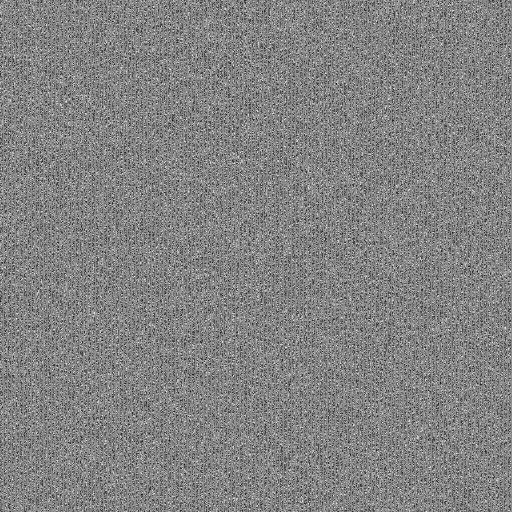
#> input picture PUF's/DataBase/compared.png, 1024 x 1024 px, given as the content of the folder C:/Users/asus/PycharmProjects/ORB1/SpeedTest, which was not available (shown at 1/2 size)
$ python recon.py
#> lines starting #> are read from the running program, lines starting #| are printed output that depends on the picture; pictures that were not available may be replaced by others from this repository, and a replacement may not be noted
import os
from os import listdir
from os.path import isfile, join
import cv2
from matplotlib import pyplot as plt
from scipy import ndimage
import time
import csv

def plot(image1, image2, image3):
    fig = plt.figure(figsize=(9, 6))
    plt.subplots_adjust(wspace=0.25, hspace=0.25)
    plt.axis('off')
    fig.suptitle('' + numb1 + '+' + numb2 + 'Matches')

    sub1 = fig.add_subplot(2, 2, (3, 4))  # two rows, two columns, fist cell
    plt.annotate('ORB Aplicado', xy=(0.5, -0.5), va='center', ha='center', weight='bold', fontsize=10)
    plt.axis('off')
    sub1.imshow(image1)

    # Create second axes, the top-left plot with orange plot
    sub2 = fig.add_subplot(2, 2, 2)  # two rows, two columns, second cell
    plt.annotate('Rotação Aplicada', xy=(0.5, -0.5), va='center', ha='center', weight='bold', fontsize=10)
    plt.axis('off')
    sub2.imshow(image3)

    # Create third axes, a combination of third and fourth cell
    sub3 = fig.add_subplot(2, 2, 1)  # two rows, two colums, combined third and fourth cell
    plt.annotate('Imagem Inicial', xy=(0.5, -0.5), va='center', ha='center', weight='bold', fontsize=10)
    plt.axis('off')
    sub3.imshow(image2)


def points(image1, image2):
    query_img = cv2.imread(image1)
#> query_img is the input picture: shape (1024, 1024, 3); min 0, max 255, mean 130.2
    train_img = cv2.imread(image2)

    query_img_bw = cv2.cvtColor(query_img, cv2.COLOR_BGR2GRAY)
    train_img_bw = cv2.cvtColor(train_img, cv2.COLOR_BGR2GRAY)

    # Initialize the ORB detector algorithm
    sift = cv2.ORB_create()

    # Now detect the keypoints and compute
    # the descriptors for the query image
    # and train image
    queryKeypoints, queryDescriptors = sift.detectAndCompute(query_img_bw, None)
#> queryKeypoints = 500 keypoints; strongest (x, y, size): (458, 60, 31), (947, 84, 31), (818, 684, 31), (451, 246, 31)
    trainKeypoints, trainDescriptors = sift.detectAndCompute(train_img_bw, None)
#> trainKeypoints has the same summary as queryKeypoints

    # Initialize the Matcher for matching
    # the keypoints and then match the
    # keypoints
    matcher = cv2.BFMatcher()
    matches = matcher.match(queryDescriptors, trainDescriptors)
#> matches = 500 matches
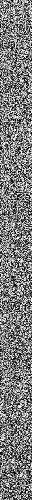
#> queryDescriptors: shape (500, 32); min 0, max 255, mean 124.5

    # draw the matches to the final image
    # containing both the images the drawMatches()
    # function takes both images and keypoints
    # and outputs the matched query image with
    # its train image
    final_img = cv2.drawMatches(query_img, queryKeypoints,
                                train_img, trainKeypoints, matches[:20], None)
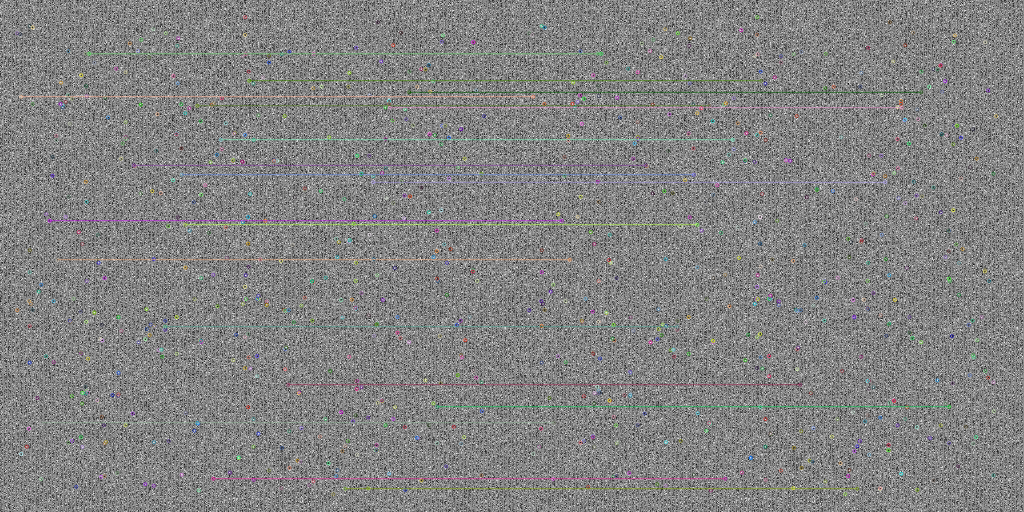
#> final_img: shape (1024, 2048, 3) (shown at 1/2 size); mean B, G, R 130.1, 130.4, 130.3

    features = sift.detect(query_img, None)
#> features has the same summary as queryKeypoints
    final_img_des = cv2.drawKeypoints(query_img, features, None, color=(0, 255, 0), flags=0)
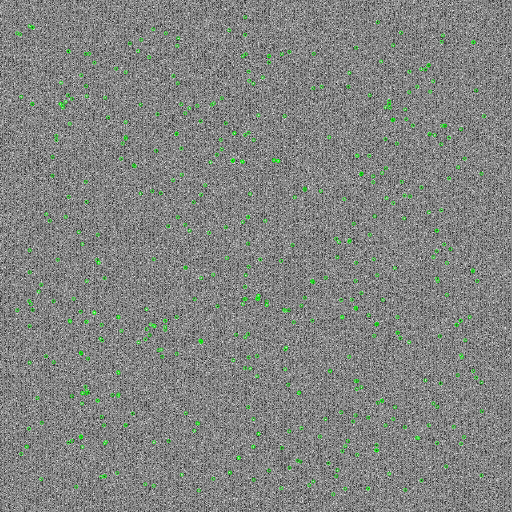
#> final_img_des: shape (1024, 1024, 3) (shown at 1/2 size); mean B, G, R 128.9, 131.4, 128.9

    final_img = cv2.resize(final_img, (1000, 500))
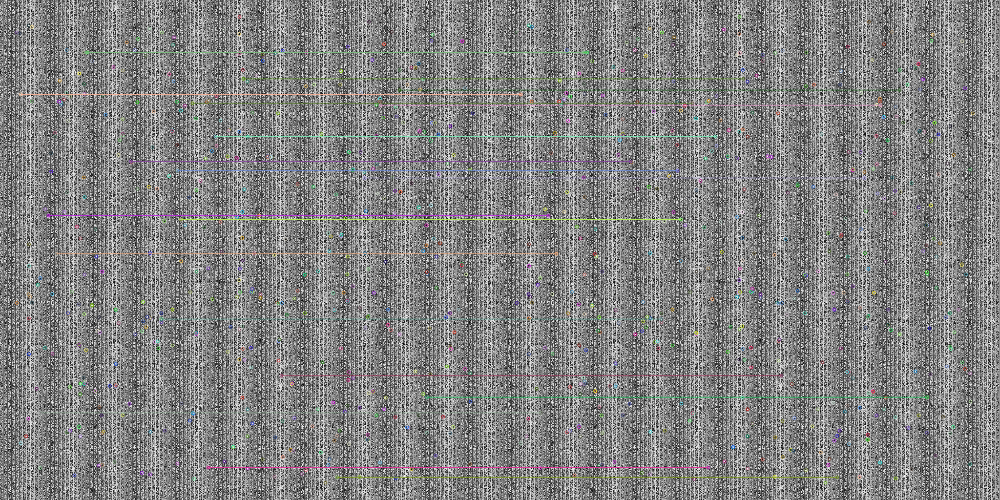
#> final_img: shape (500, 1000, 3); mean B, G, R 130, 130.2, 130.2

    lista1 = [queryKeypoints[matches.queryIdx].pt for matches in matches]
#> lista1 = 500 pairs, first value 34 to 967.7, second value 34 to 988
    lista2 = [trainKeypoints[matches.trainIdx].pt for matches in matches]
#> lista2 has the same summary as lista1

    # lista1, lista2 = getpoints(matches, queryKeypoints, trainKeypoints)
    # Show the final image
    # cv2.imshow("Matches", final_img)

    # Imagem tratada
    angles = [queryKeypoints[i].angle for i in range(len(queryKeypoints))]
#> angles = 500 values, max 360 at index 314, min 0.2 at index 282, mean 187.8
    rotated_img = ndimage.rotate(train_img, sum(angles) / len(angles), reshape=False)
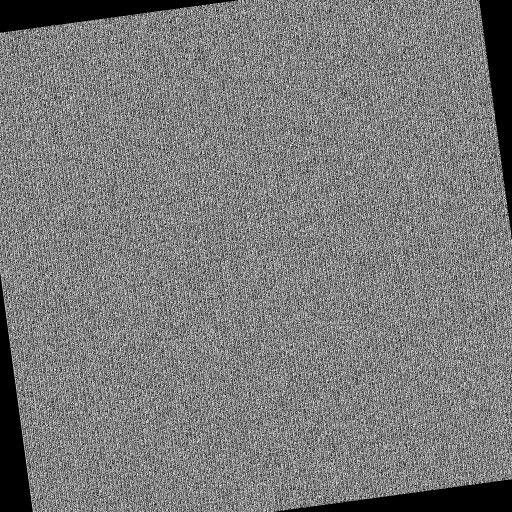
#> rotated_img: shape (1024, 1024, 3) (shown at 1/2 size); min 0, max 255, mean 122.4

    plot(final_img, train_img, rotated_img)

    os.chdir('C:/Users/asus/PycharmProjects/ORB1/' + 'Resultados-' + where)
    plt.savefig('' + numb1 + '+' + numb2 + 'Matches.jpg')
#> figure, not shown here; B, G, R data is drawn as R, G, B
    f = open('' + numb1 + '+' + numb2 + 'Points.txt', "w")
    f.write('Pontos :\n' + str(lista1))
    f.close()
    plt.close()


where1 = ['SpeedTest']#['Speckle_22Apr/Paper_A', 'Speckle_22Apr/Paper_A_cam', 'Speckle_22Apr/Paper_A_desl', 'Speckle_22Apr/Paper_A_dif','lilia','lilia2','lilia3','Speckle_Tela/Paper','Speckle_Tela/Paper/Cortado','Speckle_Tela/POF','Speckle_Tela/POF/Cortado']
prefix = ''  # 'l'     #[H frame]
times=[]

for where in where1:
    mypath = 'C:/Users/asus/PycharmProjects/ORB1/' + where
    list1 = [f for f in listdir(mypath) if isfile(join(mypath, f))]
    done = []
    print(where)
    #for i in list1:
        #image1 = 'C:/Users/asus/PycharmProjects/ORB1/' + where + '/' + prefix + str(i) + ext
    image1 = 'C:/Users/asus/PycharmProjects/ORB1/DataBase/compared.png'
        # Read the target picture and convert the target picture to grayscale
        # varese_gray = cv.imread(image1, cv2.IMREAD_GRAYSCALE)
    numb1 = 'Compared'
    numb2 = ''

    for j in list1:
        done.append(numb2)
        if (j not in done):
            print('(' + str(numb1) + ',' + str(j) + ')')
            image2 = 'C:/Users/asus/PycharmProjects/ORB1/' + where + '/' + prefix + str(j)
            numb2 = j  # ''.join(filter(str.isdigit, str(image2)))
            start = time.time()
            points(image2, image1)
            times.append(time.time()-start)

os.chdir('C:/Users/asus/PycharmProjects/ORB1/')
with open("out.csv", "w") as f:
    writer = csv.writer(f)
    writer.writerows([done])
    writer.writerows([times])
